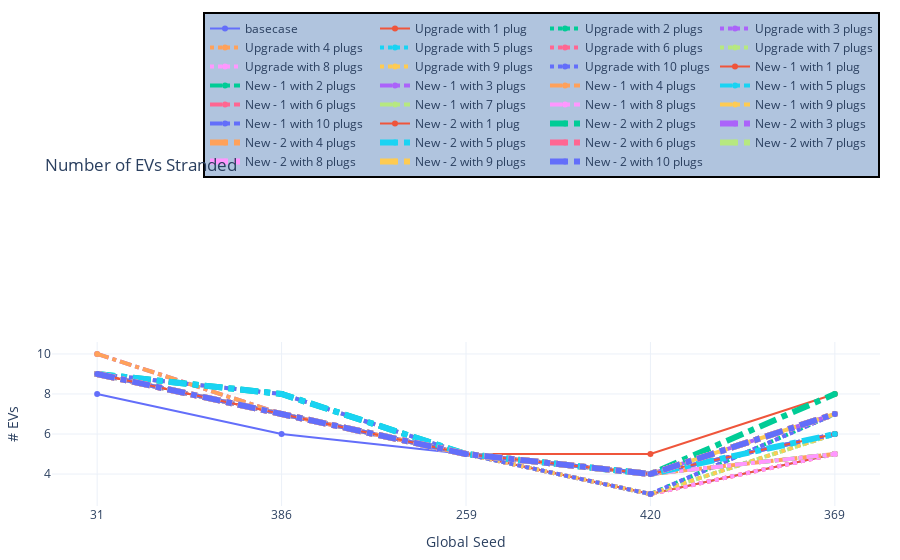

The notebook cell saved with this chart:
### Code cell
# EVs stranded
fig = go.Figure()
fig.add_trace(go.Scatter(x=seeds, y=count_stats[(671 <= count_stats['analysis_id']) & (count_stats['analysis_id']<= 675)].sort_values('analysis_id')['str_count'],
                    mode='lines+markers',
                    name='basecase'))
fig.add_trace(go.Scatter(x=seeds, y=count_stats[(676 <= count_stats['analysis_id']) & (count_stats['analysis_id']<= 680)].sort_values('analysis_id')['str_count'],
                    mode='lines+markers',
                    name='Upgrade with 1 plug'))
fig.add_trace(go.Scatter(x=seeds, y=count_stats[(681 <= count_stats['analysis_id']) & (count_stats['analysis_id']<= 685)].sort_values('analysis_id')['str_count'],
                    mode='lines+markers',
                    name='Upgrade with 2 plugs', line=dict(width=4, dash='dot')))
fig.add_trace(go.Scatter(x=seeds, y=count_stats[(686 <= count_stats['analysis_id']) & (count_stats['analysis_id']<= 690)].sort_values('analysis_id')['str_count'],
                    mode='lines+markers',
                    name='Upgrade with 3 plugs', line=dict(width=4, dash='dot')))
fig.add_trace(go.Scatter(x=seeds, y=count_stats[(691 <= count_stats['analysis_id']) & (count_stats['analysis_id']<= 695)].sort_values('analysis_id')['str_count'],
                    mode='lines+markers',
                    name='Upgrade with 4 plugs', line=dict(width=4, dash='dot')))
fig.add_trace(go.Scatter(x=seeds, y=count_stats[(696 <= count_stats['analysis_id']) & (count_stats['analysis_id']<= 700)].sort_values('analysis_id')['str_count'],
                    mode='lines+markers',
                    name='Upgrade with 5 plugs', line=dict(width=4, dash='dot')))
fig.add_trace(go.Scatter(x=seeds, y=count_stats[(701 <= count_stats['analysis_id']) & (count_stats['analysis_id']<= 705)].sort_values('analysis_id')['str_count'],
                    mode='lines+markers',
                    name='Upgrade with 6 plugs', line=dict(width=4, dash='dot')))
fig.add_trace(go.Scatter(x=seeds, y=count_stats[(706 <= count_stats['analysis_id']) & (count_stats['analysis_id']<= 710)].sort_values('analysis_id')['str_count'],
                    mode='lines+markers',
                    name='Upgrade with 7 plugs', line=dict(width=4, dash='dot')))
fig.add_trace(go.Scatter(x=seeds, y=count_stats[(711 <= count_stats['analysis_id']) & (count_stats['analysis_id']<= 715)].sort_values('analysis_id')['str_count'],
                    mode='lines+markers',
                    name='Upgrade with 8 plugs', line=dict(width=4, dash='dot')))
fig.add_trace(go.Scatter(x=seeds, y=count_stats[(716 <= count_stats['analysis_id']) & (count_stats['analysis_id']<= 720)].sort_values('analysis_id')['str_count'],
                    mode='lines+markers',
                    name='Upgrade with 9 plugs', line=dict(width=4, dash='dot')))
fig.add_trace(go.Scatter(x=seeds, y=count_stats[(721 <= count_stats['analysis_id']) & (count_stats['analysis_id']<= 725)].sort_values('analysis_id')['str_count'],
                    mode='lines+markers',
                    name='Upgrade with 10 plugs', line=dict(width=4, dash='dot')))

## New - 1
fig.add_trace(go.Scatter(x=seeds, y=count_stats[(726 <= count_stats['analysis_id']) & (count_stats['analysis_id']<= 730)].sort_values('analysis_id')['str_count'],
                    mode='lines+markers',
                    name='New - 1 with 1 plug'))
fig.add_trace(go.Scatter(x=seeds, y=count_stats[(731 <= count_stats['analysis_id']) & (count_stats['analysis_id']<= 735)].sort_values('analysis_id')['str_count'],
                    mode='lines+markers',
                    name='New - 1 with 2 plugs', line=dict(width=4, dash='dashdot')))
fig.add_trace(go.Scatter(x=seeds, y=count_stats[(736 <= count_stats['analysis_id']) & (count_stats['analysis_id']<= 740)].sort_values('analysis_id')['str_count'],
                    mode='lines+markers',
                    name='New - 1 with 3 plugs', line=dict(width=4, dash='dashdot')))
fig.add_trace(go.Scatter(x=seeds, y=count_stats[(741 <= count_stats['analysis_id']) & (count_stats['analysis_id']<= 745)].sort_values('analysis_id')['str_count'],
                    mode='lines+markers',
                    name='New - 1 with 4 plugs', line=dict(width=4, dash='dashdot')))
fig.add_trace(go.Scatter(x=seeds, y=count_stats[(746 <= count_stats['analysis_id']) & (count_stats['analysis_id']<= 750)].sort_values('analysis_id')['str_count'],
                    mode='lines+markers',
                    name='New - 1 with 5 plugs', line=dict(width=4, dash='dashdot')))
fig.add_trace(go.Scatter(x=seeds, y=count_stats[(751 <= count_stats['analysis_id']) & (count_stats['analysis_id']<= 755)].sort_values('analysis_id')['str_count'],
                    mode='lines+markers',
                    name='New - 1 with 6 plugs', line=dict(width=4, dash='dashdot')))
fig.add_trace(go.Scatter(x=seeds, y=count_stats[(756 <= count_stats['analysis_id']) & (count_stats['analysis_id']<= 760)].sort_values('analysis_id')['str_count'],
                    mode='lines+markers',
                    name='New - 1 with 7 plugs', line=dict(width=4, dash='dashdot')))
fig.add_trace(go.Scatter(x=seeds, y=count_stats[(761 <= count_stats['analysis_id']) & (count_stats['analysis_id']<= 765)].sort_values('analysis_id')['str_count'],
                    mode='lines+markers',
                    name='New - 1 with 8 plugs', line=dict(width=4, dash='dashdot')))
fig.add_trace(go.Scatter(x=seeds, y=count_stats[(766 <= count_stats['analysis_id']) & (count_stats['analysis_id']<= 770)].sort_values('analysis_id')['str_count'],
                    mode='lines+markers',
                    name='New - 1 with 9 plugs', line=dict(width=4, dash='dashdot')))
fig.add_trace(go.Scatter(x=seeds, y=count_stats[(771 <= count_stats['analysis_id']) & (count_stats['analysis_id']<= 775)].sort_values('analysis_id')['str_count'],
                    mode='lines+markers',
                    name='New - 1 with 10 plugs', line=dict(width=4, dash='dashdot')))

## New - 2
fig.add_trace(go.Scatter(x=seeds, y=count_stats[(776 <= count_stats['analysis_id']) & (count_stats['analysis_id']<= 780)].sort_values('analysis_id')['str_count'],
                    mode='lines+markers',
                    name='New - 2 with 1 plug'))
fig.add_trace(go.Scatter(x=seeds, y=count_stats[(781 <= count_stats['analysis_id']) & (count_stats['analysis_id']<= 785)].sort_values('analysis_id')['str_count'],
                    mode='lines+markers',
                    name='New - 2 with 2 plugs', line=dict(width=6, dash='dashdot')))
fig.add_trace(go.Scatter(x=seeds, y=count_stats[(786 <= count_stats['analysis_id']) & (count_stats['analysis_id']<= 790)].sort_values('analysis_id')['str_count'],
                    mode='lines+markers',
                    name='New - 2 with 3 plugs', line=dict(width=6, dash='dashdot')))
fig.add_trace(go.Scatter(x=seeds, y=count_stats[(791 <= count_stats['analysis_id']) & (count_stats['analysis_id']<= 795)].sort_values('analysis_id')['str_count'],
                    mode='lines+markers',
                    name='New - 2 with 4 plugs', line=dict(width=6, dash='dashdot')))
fig.add_trace(go.Scatter(x=seeds, y=count_stats[(796 <= count_stats['analysis_id']) & (count_stats['analysis_id']<= 800)].sort_values('analysis_id')['str_count'],
                    mode='lines+markers',
                    name='New - 2 with 5 plugs', line=dict(width=6, dash='dashdot')))
fig.add_trace(go.Scatter(x=seeds, y=count_stats[(801 <= count_stats['analysis_id']) & (count_stats['analysis_id']<= 805)].sort_values('analysis_id')['str_count'],
                    mode='lines+markers',
                    name='New - 2 with 6 plugs', line=dict(width=6, dash='dashdot')))
fig.add_trace(go.Scatter(x=seeds, y=count_stats[(806 <= count_stats['analysis_id']) & (count_stats['analysis_id']<= 810)].sort_values('analysis_id')['str_count'],
                    mode='lines+markers',
                    name='New - 2 with 7 plugs', line=dict(width=6, dash='dashdot')))
fig.add_trace(go.Scatter(x=seeds, y=count_stats[(811 <= count_stats['analysis_id']) & (count_stats['analysis_id']<= 815)].sort_values('analysis_id')['str_count'],
                    mode='lines+markers',
                    name='New - 2 with 8 plugs', line=dict(width=6, dash='dashdot')))
fig.add_trace(go.Scatter(x=seeds, y=count_stats[(816 <= count_stats['analysis_id']) & (count_stats['analysis_id']<= 820)].sort_values('analysis_id')['str_count'],
                    mode='lines+markers',
                    name='New - 2 with 9 plugs', line=dict(width=6, dash='dashdot')))
fig.add_trace(go.Scatter(x=seeds, y=count_stats[(821 <= count_stats['analysis_id']) & (count_stats['analysis_id']<= 825)].sort_values('analysis_id')['str_count'],
                    mode='lines+markers',
                    name='New - 2 with 10 plugs', line=dict(width=6, dash='dashdot')))

fig.update_xaxes(type='category')
fig.update_layout(margin=dict(l=20, r=20, t=50, b=20), uniformtext_minsize=8, uniformtext_mode='hide', template='plotly_white', title_text = 'Number of EVs Stranded',
        showlegend = True, yaxis_title="# EVs", 
                  xaxis_title="Global Seed", legend=dict(
    orientation="h",
    yanchor="bottom",
    y=2,
    xanchor="right",
    x=1,
    bgcolor="LightSteelBlue",
    bordercolor="Black",
    borderwidth=2
) )
fig.show()

### Figure 1 — Plotly figure (JSON) as saved in the notebook; plotly's stock layout.template omitted (floating-point values rounded to 4 significant figures)
{"data": [{"mode": "lines+markers", "name": "basecase", "type": "scatter", "x": ["31", "386", "259", "420", "369"], "y": [8, 6, 5, 3, 5]}, {"mode": "lines+markers", "name": "Upgrade with 1 plug", "type": "scatter", "x": ["31", "386", "259", "420", "369"], "y": [9, 7, 5, 3, 5]}, {"line": {"dash": "dot", "width": 4}, "mode": "lines+markers", "name": "Upgrade with 2 plugs", "type": "scatter", "x": ["31", "386", "259", "420", "369"], "y": [9, 7, 5, 3, 7]}, {"line": {"dash": "dot", "width": 4}, "mode": "lines+markers", "name": "Upgrade with 3 plugs", "type": "scatter", "x": ["31", "386", "259", "420", "369"], "y": [9, 8, 5, 3, 7]}, {"line": {"dash": "dot", "width": 4}, "mode": "lines+markers", "name": "Upgrade with 4 plugs", "type": "scatter", "x": ["31", "386", "259", "420", "369"], "y": [9, 7, 5, 3, 5]}, {"line": {"dash": "dot", "width": 4}, "mode": "lines+markers", "name": "Upgrade with 5 plugs", "type": "scatter", "x": ["31", "386", "259", "420", "369"], "y": [9, 7, 5, 3, 6]}, {"line": {"dash": "dot", "width": 4}, "mode": "lines+markers", "name": "Upgrade with 6 plugs", "type": "scatter", "x": ["31", "386", "259", "420", "369"], "y": [9, 7, 5, 3, 5]}, {"line": {"dash": "dot", "width": 4}, "mode": "lines+markers", "name": "Upgrade with 7 plugs", "type": "scatter", "x": ["31", "386", "259", "420", "369"], "y": [9, 8, 5, 3, 6]}, {"line": {"dash": "dot", "width": 4}, "mode": "lines+markers", "name": "Upgrade with 8 plugs", "type": "scatter", "x": ["31", "386", "259", "420", "369"], "y": [9, 7, 5, 3, 5]}, {"line": {"dash": "dot", "width": 4}, "mode": "lines+markers", "name": "Upgrade with 9 plugs", "type": "scatter", "x": ["31", "386", "259", "420", "369"], "y": [9, 7, 5, 3, 6]}, {"line": {"dash": "dot", "width": 4}, "mode": "lines+markers", "name": "Upgrade with 10 plugs", "type": "scatter", "x": ["31", "386", "259", "420", "369"], "y": [9, 8, 5, 3, 7]}, {"mode": "lines+markers", "name": "New - 1 with 1 plug", "type": "scatter", "x": ["31", "386", "259", "420", "369"], "y": [9, 7, 5, 5, 8]}, {"line": {"dash": "dashdot", "width": 4}, "mode": "lines+markers", "name": "New - 1 with 2 plugs", "type": "scatter", "x": ["31", "386", "259", "420", "369"], "y": [9, 7, 5, 4, 5]}, {"line": {"dash": "dashdot", "width": 4}, "mode": "lines+markers", "name": "New - 1 with 3 plugs", "type": "scatter", "x": ["31", "386", "259", "420", "369"], "y": [10, 7, 5, 4, 7]}, {"line": {"dash": "dashdot", "width": 4}, "mode": "lines+markers", "name": "New - 1 with 4 plugs", "type": "scatter", "x": ["31", "386", "259", "420", "369"], "y": [10, 7, 5, 4, 5]}, {"line": {"dash": "dashdot", "width": 4}, "mode": "lines+markers", "name": "New - 1 with 5 plugs", "type": "scatter", "x": ["31", "386", "259", "420", "369"], "y": [9, 7, 5, 4, 6]}, {"line": {"dash": "dashdot", "width": 4}, "mode": "lines+markers", "name": "New - 1 with 6 plugs", "type": "scatter", "x": ["31", "386", "259", "420", "369"], "y": [9, 7, 5, 4, 6]}, {"line": {"dash": "dashdot", "width": 4}, "mode": "lines+markers", "name": "New - 1 with 7 plugs", "type": "scatter", "x": ["31", "386", "259", "420", "369"], "y": [9, 7, 5, 4, 5]}, {"line": {"dash": "dashdot", "width": 4}, "mode": "lines+markers", "name": "New - 1 with 8 plugs", "type": "scatter", "x": ["31", "386", "259", "420", "369"], "y": [9, 7, 5, 4, 5]}, {"line": {"dash": "dashdot", "width": 4}, "mode": "lines+markers", "name": "New - 1 with 9 plugs", "type": "scatter", "x": ["31", "386", "259", "420", "369"], "y": [9, 7, 5, 4, 7]}, {"line": {"dash": "dashdot", "width": 4}, "mode": "lines+markers", "name": "New - 1 with 10 plugs", "type": "scatter", "x": ["31", "386", "259", "420", "369"], "y": [9, 7, 5, 4, 6]}, {"mode": "lines+markers", "name": "New - 2 with 1 plug", "type": "scatter", "x": ["31", "386", "259", "420", "369"], "y": [9, 7, 5, 4, 6]}, {"line": {"dash": "dashdot", "width": 6}, "mode": "lines+markers", "name": "New - 2 with 2 plugs", "type": "scatter", "x": ["31", "386", "259", "420", "369"], "y": [9, 8, 5, 4, 8]}, {"line": {"dash": "dashdot", "width": 6}, "mode": "lines+markers", "name": "New - 2 with 3 plugs", "type": "scatter", "x": ["31", "386", "259", "420", "369"], "y": [9, 7, 5, 4, 7]}, {"line": {"dash": "dashdot", "width": 6}, "mode": "lines+markers", "name": "New - 2 with 4 plugs", "type": "scatter", "x": ["31", "386", "259", "420", "369"], "y": [9, 7, 5, 4, 7]}, {"line": {"dash": "dashdot", "width": 6}, "mode": "lines+markers", "name": "New - 2 with 5 plugs", "type": "scatter", "x": ["31", "386", "259", "420", "369"], "y": [9, 8, 5, 4, 6]}, {"line": {"dash": "dashdot", "width": 6}, "mode": "lines+markers", "name": "New - 2 with 6 plugs", "type": "scatter", "x": ["31", "386", "259", "420", "369"], "y": [9, 7, 5, 4, 7]}, {"line": {"dash": "dashdot", "width": 6}, "mode": "lines+markers", "name": "New - 2 with 7 plugs", "type": "scatter", "x": ["31", "386", "259", "420", "369"], "y": [9, 7, 5, 4, 7]}, {"line": {"dash": "dashdot", "width": 6}, "mode": "lines+markers", "name": "New - 2 with 8 plugs", "type": "scatter", "x": ["31", "386", "259", "420", "369"], "y": [9, 7, 5, 4, 7]}, {"line": {"dash": "dashdot", "width": 6}, "mode": "lines+markers", "name": "New - 2 with 9 plugs", "type": "scatter", "x": ["31", "386", "259", "420", "369"], "y": [9, 7, 5, 4, 7]}, {"line": {"dash": "dashdot", "width": 6}, "mode": "lines+markers", "name": "New - 2 with 10 plugs", "type": "scatter", "x": ["31", "386", "259", "420", "369"], "y": [9, 7, 5, 4, 7]}], "layout": {"autosize": true, "legend": {"bgcolor": "LightSteelBlue", "bordercolor": "Black", "borderwidth": 2, "orientation": "h", "x": 1, "xanchor": "right", "y": 2, "yanchor": "bottom"}, "margin": {"b": 20, "l": 20, "r": 20, "t": 50}, "showlegend": true, "title": {"text": "Number of EVs Stranded"}, "uniformtext": {"minsize": 8, "mode": "hide"}, "xaxis": {"autorange": true, "range": [-0.2335, 4.234], "title": {"text": "Global Seed"}, "type": "category"}, "yaxis": {"autorange": true, "range": [2.377, 10.62], "title": {"text": "# EVs"}, "type": "linear"}}}
